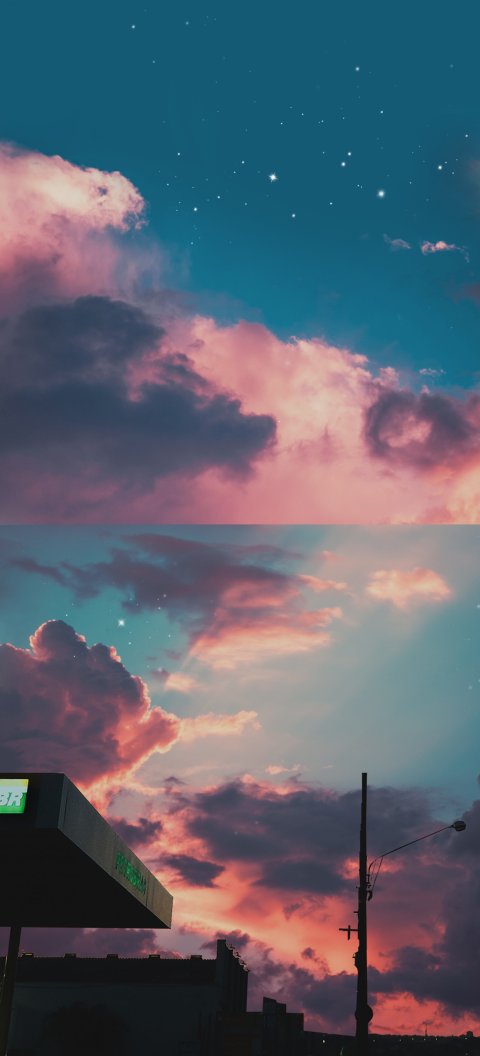
#> input picture iocn_review/bg/bg_1440x3168.jpg, 1440 x 3168 px, found by its file name (shown at 1/3 size)
$ python testcrop.py   (Python 2 division)
#> lines starting #> are read from the running program, lines starting #| are printed output that depends on the picture
#!/usr/bin/python
# -*- coding: UTF-8 -*-

import Tkinter
import tkMessageBox
import os
import codecs
from PIL import Image
import platform


img = Image.open('/Users/mac/Documents/github_repository/Huawei_theme_package_utils_v9.x/icon_review/bg/bg_1440x3168.jpg')
#> img is the input picture: PIL image 1440x3168 RGB; mean R, G, B 90.3, 97.9, 110.9
print img.size
#| (1440, 3168)
img.show()
img = img.crop((0,200,1080,1920+200))
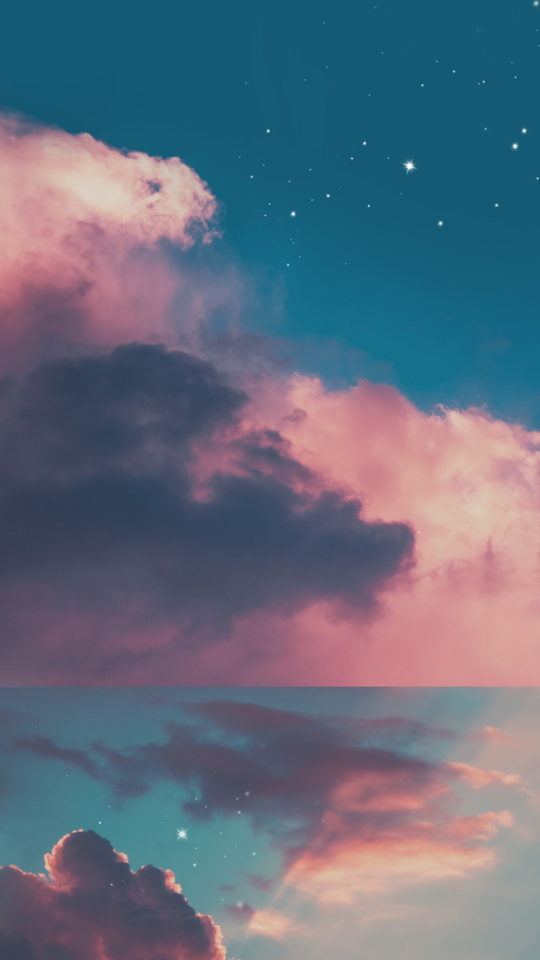
#> img: PIL image 1080x1920 RGB (shown at 1/2 size); mean R, G, B 98.1, 109.1, 125.7
img.show()
print img.size
#| (1080, 1920)
